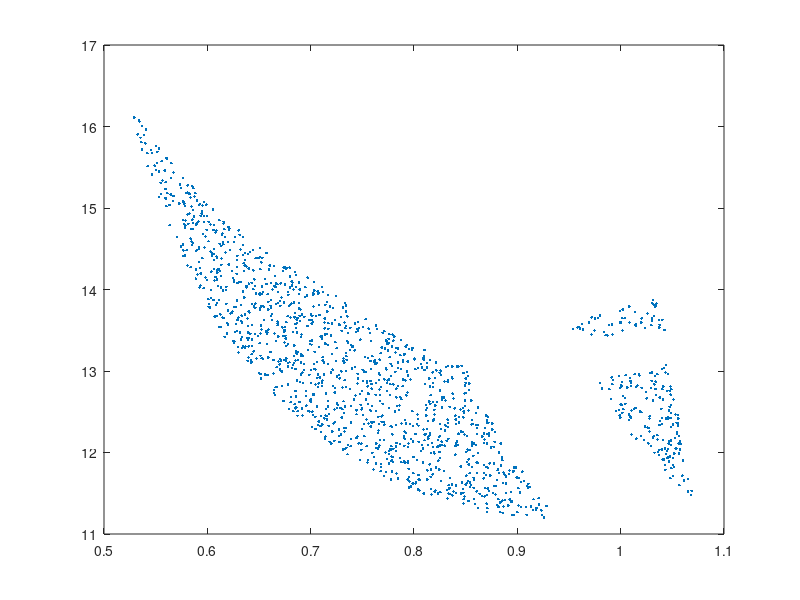

Write MATLAB code to recreate this figure. (Note: this script raises an error after producing the figure.)
alpha_list = [];
v0_list = [];


figure;

for c = 1:100000
    alpha = deg2rad(1 + rand() * (89 - 1));
    v0 = 1 + rand() * (30 - 1);
    
    param_a = (-10) / (2 * v0 * v0 * cos(alpha) * cos(alpha));
    param_b = tan(alpha);
    yc1 = 5 * 5 * param_a + 5 * param_b;
    yc2 = 12 * 12 * param_a + 12 * param_b;
    if (yc1 > 4) && (yc1 < 5)
        continue
    end
    if (yc2 > 4) && (yc2 < 5)
        continue
    end
    
    param_c = -3;
    delta = param_b * param_b - 4 * param_a * param_c;
    
    if (delta > 0)
         sqrt_delta = sqrt(delta);
         x1 = ((-1) * param_b - sqrt_delta) / (2 * param_a);
         x2 = ((-1) * param_b + sqrt_delta) / (2 * param_a);
         
         x_min = min(x1, x2);
         x_max = max(x1, x2);
         
         if ((x_min > 2 && x_min < 8) && (x_max > 9 && x_max < 15))
              alpha_list(end + 1) = alpha;
              v0_list(end + 1) = v0;
              
              y_values = [];
              xx = 0:0.1:18;
              for x_values = 0:0.1:18
                y_values(end+1) = param_a * x_values * x_values + param_b * x_values;
              end
             
              plot(xx, y_values);
              hold on;
           
         end
    end
end
x_v = [2:0.01:8];
y_v = x_v * 0 + 3;
plot(x_v, y_v, 'g');
hold on;
x_v = [9:0.01:15];
y_v = x_v * 0 + 3;
plot(x_v, y_v, 'g');
hold on;
y_v = [4:0.01:5];
x_v = y_v * 0 + 5;
plot(x_v, y_v, 'r');
hold on;
y_v = [4:0.01:5];
x_v = y_v * 0 + 12;
plot(x_v, y_v, 'r');
hold on;


hold off;


plot(alpha_list, v0_list, '.');
xlim([0, max(x)]);
ylim([0, max(y)]);
